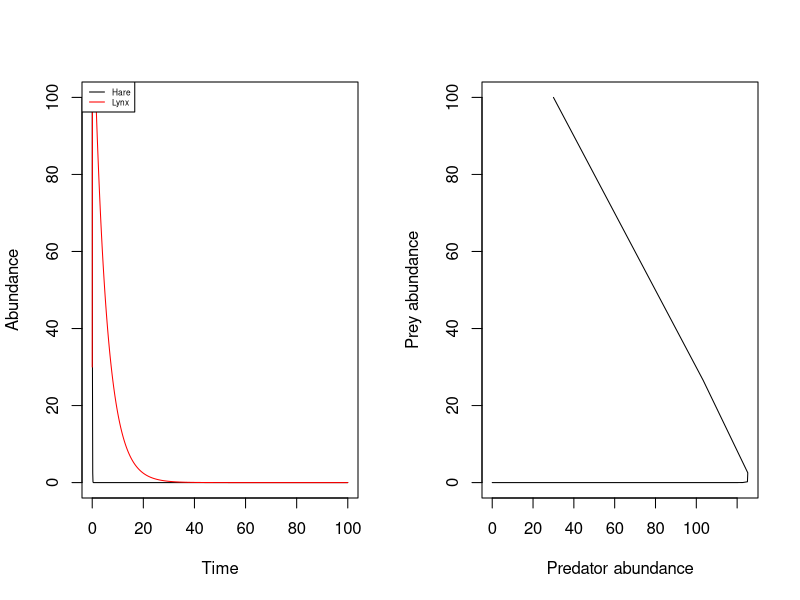

Reproduce this figure in R.
##clear R's memory
rm(list=ls())

## load in the packages you need 
## deSolve package for solving differential equations
library(deSolve)

## define a two species LV model
lv2 <- function(t, start, parms) {
  ##set the start values for each of the species
  ##basal species
  N <- start["N"]
  ## consumers
  P <- start["P"]
  
  ##allow R to look within parms for the values of r, a, e, etc
  with(as.list(parms), {
    ## dynamics of the resources
    dN <- r*N - c1*N*P
    ## dynamics of the primary consumers
    dP <- c2*P*N - d2*P
    ##return a list of the abundances of each species
    ##deSolve will then group these into a data frame
    list(c(dN, dP))
  })
}

##make an object of the parameters of the model
##we will pass this to the ODE solver
parms <- c(r = 0.2,         #growth rate of resources (r1 in the online model)
           c1 = 0.2,        #feeding rate of primary consumer on resources. (C1 in the online model)
           c2 = 0.2,        #efficinecy of feeding on resources. (C2 in the online model)
           d2 = 0.2          #intrinsic death rate of the primary consumer (d2 in the online model)
)

#define the starting numbers (not available on the online model)
start <- c(N = 100, 
           P = 30)

##set the length of the simulation (100 time steps)
## and the resolution (set size, in this case 0.1 time steps)
time <- seq(0, 100, 0.1)


##run the simulation
simulation_output <- as.data.frame(lsoda(y = start, 
                                        times = time, 
                                        func = lv2, 
                                        parms = parms))

##allow two plots side by side
par(mfrow=c(1,2)) 

##plot out the prey
plot(simulation_output$time, 
     simulation_output$N, 
     type="l",
     xlab="Time",
     ylab="Abundance")

##add the predators
points(simulation_output$time, 
       simulation_output$P, 
       type="l",
       col="red")

legend("topleft", 
       legend=c("Hare", "Lynx"),
       col=c("black", "red"), 
       lty=1, cex=0.5)

## make the phase plot
plot(simulation_output$P, 
     simulation_output$N, 
     type="l",
     xlab="Predator abundance", 
     ylab="Prey abundance")
